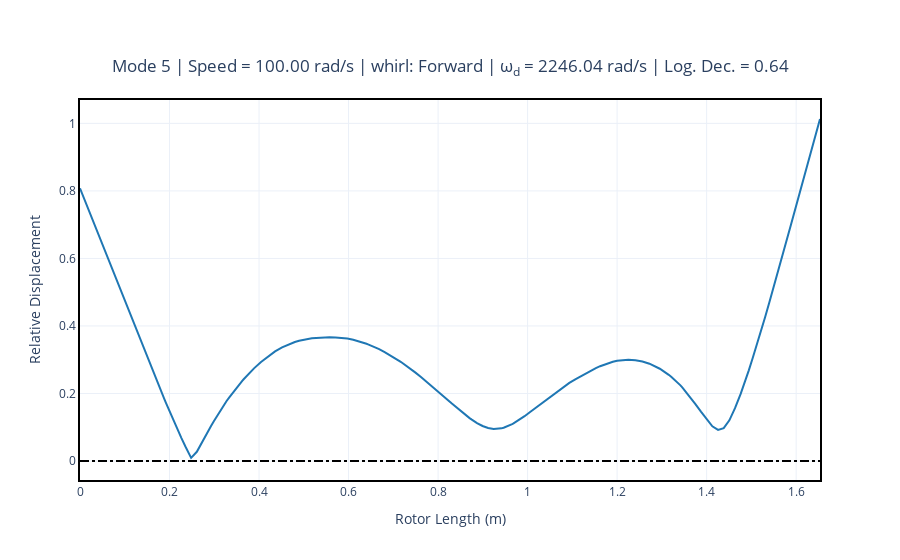

Notebook code cell kept with this figure:
### Markdown cell above
#### Plotting 2D view

Use the command `.plot_mode_2d(mode)`.

### Code cell
modal.plot_mode_2d(mode)

### Figure 1 — Plotly figure (JSON) as saved in the notebook; plotly's stock layout.template omitted (floating-point values rounded to 4 significant figures; data arrays with more than 128 entries replaced by an {"elided": "..."} marker saying what was removed)
{"data": [{"customdata": {"elided": "275 float values"}, "hovertemplate": "Displacement: %{y:.2f}<br>Angle rad: %{customdata:.2f}", "line": {"color": "#1f77b4"}, "mode": "lines", "name": "major", "showlegend": false, "type": "scatter", "x": {"elided": "275 float values"}, "y": {"elided": "275 float values"}}, {"hoverinfo": "none", "line": {"color": "black", "dash": "dashdot"}, "mode": "lines", "name": "centerline", "showlegend": false, "type": "scatter", "x": [0, 0.0355, 0.0715, 0.1255, 0.1685, 0.185, 0.199, 0.2355, 0.2865, 0.3115, 0.3275, 0.3517, 0.3562, 0.3688, 0.3888, 0.4515, 0.4895, 0.5275, 0.5575, 0.6105, 0.63, 0.6435, 0.693, 0.7126, 0.725, 0.774, 0.7937, 0.806, 0.8555, 0.8753, 0.887, 0.9365, 0.9565, 0.9685, 1.018, 1.038, 1.051, 1.108, 1.134, 1.172, 1.21, 1.272, 1.292, 1.305, 1.309, 1.334, 1.35, 1.375, 1.425, 1.476, 1.512, 1.549, 1.562, 1.597, 1.621, 1.653], "y": [0, 0, 0, 0, 0, 0, 0, 0, 0, 0, 0, 0, 0, 0, 0, 0, 0, 0, 0, 0, 0, 0, 0, 0, 0, 0, 0, 0, 0, 0, 0, 0, 0, 0, 0, 0, 0, 0, 0, 0, 0, 0, 0, 0, 0, 0, 0, 0, 0, 0, 0, 0, 0, 0, 0, 0]}], "layout": {"title": {"text": "<br>Mode 5 | Speed = 100.00 rad/s | whirl: Forward | ω<sub>d</sub> = 2246.04 rad/s | Log. Dec. = 0.64", "x": 0.5, "xanchor": "center"}, "xaxis": {"title": {"text": "Rotor Length (m)"}}, "yaxis": {"title": {"text": "Relative Displacement"}}}}
